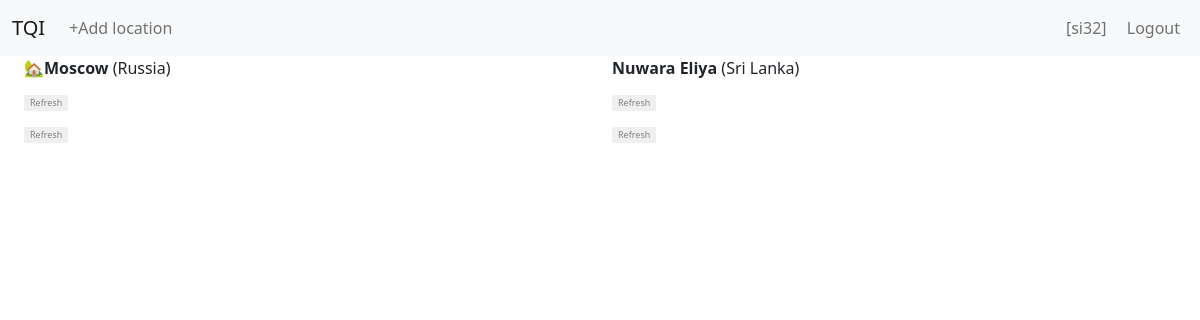
The app's page / (signed in), older data.
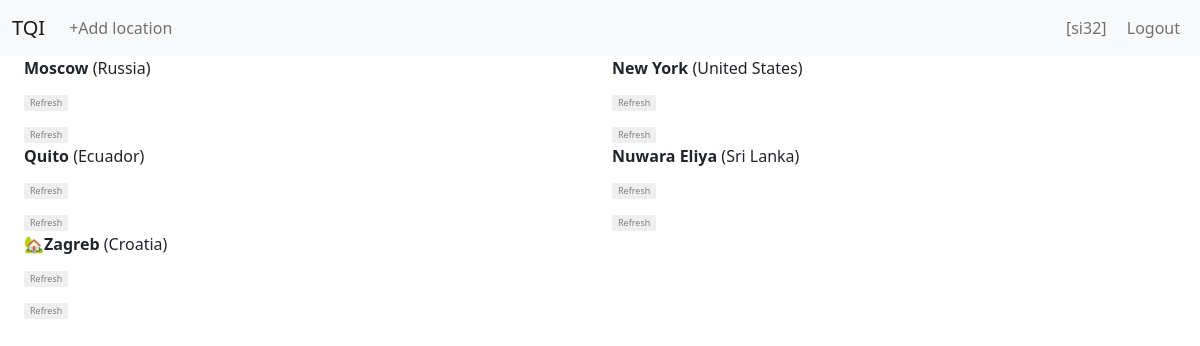
The same page, newer data.
### infopage/models.py (models this page shows, shortened)
class User(AbstractUser):
    pass

class Location(models.Model):
    user = models.ForeignKey(User, on_delete=models.CASCADE, related_name="user_locations")
    order = models.PositiveIntegerField()
    country = models.ForeignKey(Country, on_delete=models.CASCADE)
    city = models.ForeignKey(City, on_delete=models.CASCADE)
    is_home = models.BooleanField()
    show_hide = models.BooleanField()

class City(models.Model):
    name = models.CharField(max_length=64)
    latitude = models.DecimalField(max_digits=9, decimal_places=6)
    longitude = models.DecimalField(max_digits=9, decimal_places=6)
    population = models.PositiveIntegerField()
    timezone = models.CharField(max_length=64, blank=True)
    country = models.ForeignKey(Country, on_delete=models.CASCADE)

class Country(models.Model):
    name = models.CharField(max_length=64)
    country_code = models.CharField(max_length=8)
    latitude = models.DecimalField(max_digits=9, decimal_places=6)
    longitude = models.DecimalField(max_digits=9, decimal_places=6)
    population = models.PositiveIntegerField()

### infopage/views.py (the view)
# urls.py: path("", views.index, name="index"),
def index(request):
    if request.user.is_authenticated:
        user = User.objects.get(username=request.user)
        locations = user.user_locations.all().filter(show_hide=True).order_by("order")
        return render(request, "infopage/index.html", {
            "locations": locations,
        })
    else:
        return render(request, "infopage/login.html")

### infopage/templates/infopage/index.html (shortened to what this page needs)
{% extends "infopage/layout.html" %}
{% load static %}
{% block body %}
		<div class="CountryMainDiv">
			<div class="conteiner-fluid mx-4">
				<div class="row">
					{% for location in locations %}
					<div class="col-sm-12 col-md-6 mb-10">
							{% if location.is_home %}
								<div>🏡<b>{{location.city.name}}</b> ({{location.country.name}})</div>
								{% else %}
								<div><b>{{location.city.name}}</b> ({{location.country.name}})</div>
							{% endif %}
							<div class="weather">
								<button class="refresh-btn" onclick="refresh_weather(event)">Refresh</button>
							</div>
							<div class="currency">
								<button class="refresh-btn" onclick="refresh_currency(event)">Refresh</button>
							</div>
						</div>
					{% endfor %}
				</div>
			</div>
		</div>
{% endblock %}

### infopage/templates/infopage/layout.html (shortened to what this page needs)
{% load static %}
<!DOCTYPE html>
<html lang="en">
	<head>
		<link class="nav-item"nk href="https://cdn.jsdelivr.net/npm/bootstrap@5.2.3/dist/css/bootstrap.min.css" rel="stylesheet">
		<link class="nav-item"nk rel="stylesheet" href="{% static 'infopage/style.css' %}">
	</head>
	<body>
		<nav class="navbar navbar-expand-md navbar-light bg-light">
			<div class="container-fluid">
				<div class="navbar-header">
					<a href="{% url 'index' %}" class="navbar-brand">TQI</a>
				</div>
				<div class="collapse navbar-collapse" id="navbarTogglerTQL">
					{% if user.is_authenticated %}
						<ul class="nav navbar-nav justify-content-between w-100">
							<li class="nav-item col-auto">
								<a id="add_location_link" class="nav-link" data-bs-toggle="modal" data-bs-target="#addLocation">+Add location</a>
							</li>
							<div class="col-auto ">
								<li class="nav-item" style="display: inline-block;">
									<a href="{% url 'profile' user.pk %}" class="nav-link">[{{ user.username }}]</a>
								</li>
								<li class="nav-item" style="display: inline-block;">
									<a href="{% url 'logout' %}" class="nav-link">Logout</a>
								</li>
							</div>
						</ul>
					{% endif %}
				</div>
			</div>
		</nav>
		{% block body %}
		{% endblock %}
	</body>
</html>

### infopage/static/infopage/style.css (style rules this page uses)
a[data-bs-target="#addLocation"] { cursor: pointer; }
.refresh-btn { font-size: xx-small; border: 0; border-radius: 2px; color: grey; text-align: right; }

Row changes from the older to the newer data that the page shows:
added Location: city.name "New York", country.name "United States"
added Location: city.name "Quito", country.name "Ecuador"
added Location: city.name "Zagreb", country.name "Croatia"
